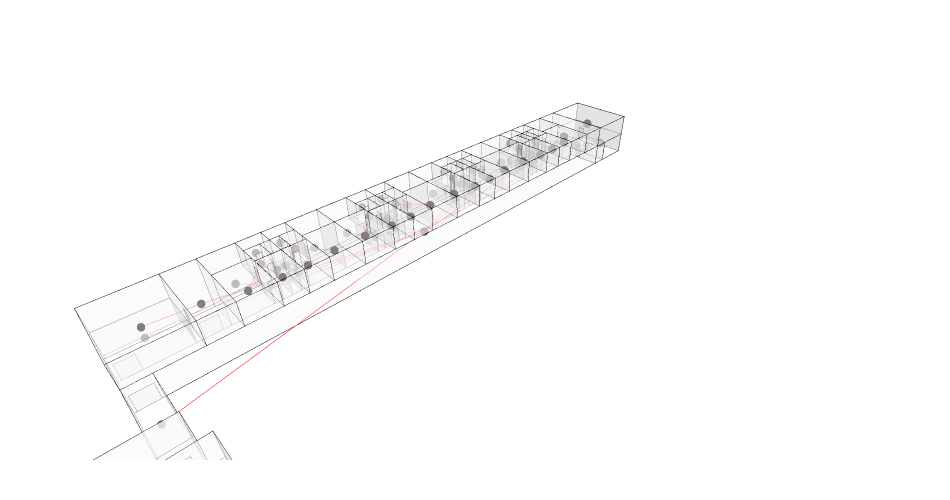

Notebook source saved alongside this figure:
### Code cell
Topology.Show(cc, *apertures, graph, renderer=renderer)
